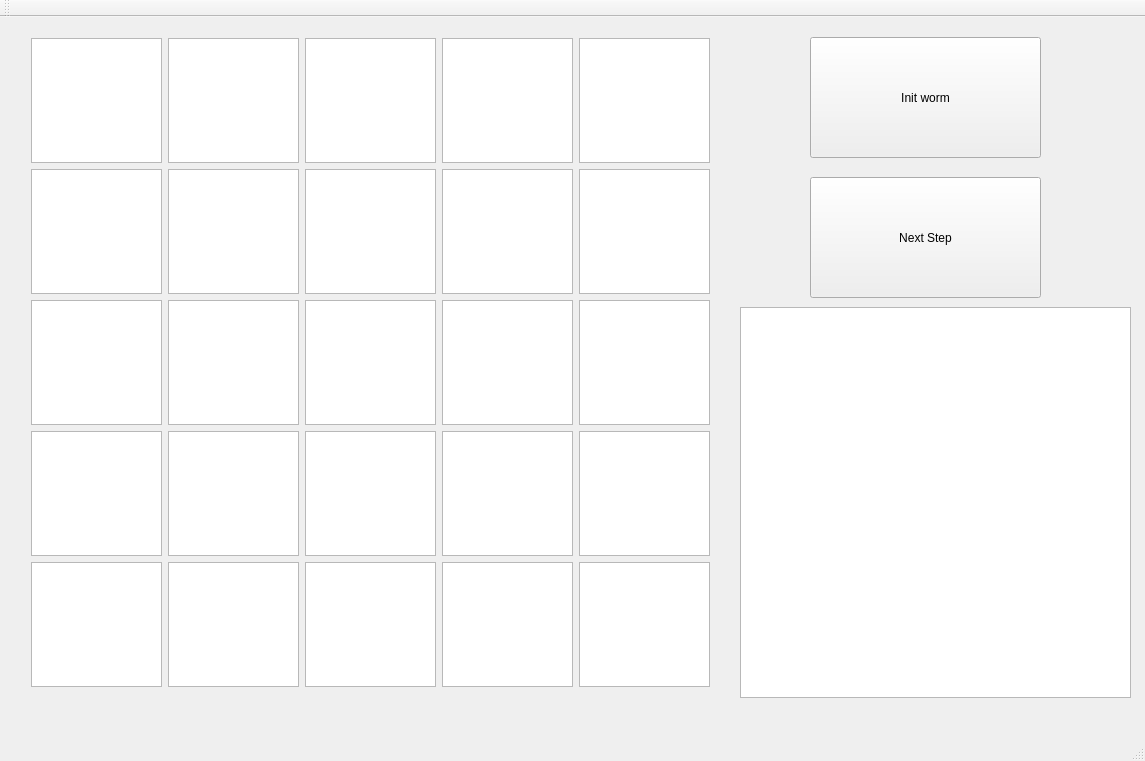
<?xml version="1.0" encoding="UTF-8"?>
<ui version="4.0">
 <class>MainWindow</class>
 <widget class="QMainWindow" name="MainWindow">
  <property name="geometry">
   <rect>
    <x>0</x>
    <y>0</y>
    <width>1145</width>
    <height>761</height>
   </rect>
  </property>
  <property name="windowTitle">
   <string>MainWindow</string>
  </property>
  <widget class="QWidget" name="centralWidget">
   <widget class="QWidget" name="gridLayoutWidget">
    <property name="geometry">
     <rect>
      <x>20</x>
      <y>10</y>
      <width>701</width>
      <height>671</height>
     </rect>
    </property>
    <layout class="QGridLayout" name="gridLayout">
     <item row="2" column="2">
      <widget class="QTextEdit" name="textEdit_13">
       <property name="html">
        <string>&lt;!DOCTYPE HTML PUBLIC &quot;-//W3C//DTD HTML 4.0//EN&quot; &quot;http://www.w3.org/TR/REC-html40/strict.dtd&quot;&gt;
&lt;html&gt;&lt;head&gt;&lt;meta name=&quot;qrichtext&quot; content=&quot;1&quot; /&gt;&lt;style type=&quot;text/css&quot;&gt;
p, li { white-space: pre-wrap; }
&lt;/style&gt;&lt;/head&gt;&lt;body style=&quot; font-family:'MS Shell Dlg 2'; font-size:8.25pt; font-weight:400; font-style:normal;&quot;&gt;
&lt;p align=&quot;center&quot; style=&quot;-qt-paragraph-type:empty; margin-top:0px; margin-bottom:0px; margin-left:0px; margin-right:0px; -qt-block-indent:0; text-indent:0px;&quot;&gt;&lt;br /&gt;&lt;/p&gt;&lt;/body&gt;&lt;/html&gt;</string>
       </property>
      </widget>
     </item>
     <item row="3" column="0">
      <widget class="QTextEdit" name="textEdit_16">
       <property name="html">
        <string>&lt;!DOCTYPE HTML PUBLIC &quot;-//W3C//DTD HTML 4.0//EN&quot; &quot;http://www.w3.org/TR/REC-html40/strict.dtd&quot;&gt;
&lt;html&gt;&lt;head&gt;&lt;meta name=&quot;qrichtext&quot; content=&quot;1&quot; /&gt;&lt;style type=&quot;text/css&quot;&gt;
p, li { white-space: pre-wrap; }
&lt;/style&gt;&lt;/head&gt;&lt;body style=&quot; font-family:'MS Shell Dlg 2'; font-size:8.25pt; font-weight:400; font-style:normal;&quot;&gt;
&lt;p align=&quot;center&quot; style=&quot;-qt-paragraph-type:empty; margin-top:0px; margin-bottom:0px; margin-left:0px; margin-right:0px; -qt-block-indent:0; text-indent:0px;&quot;&gt;&lt;br /&gt;&lt;/p&gt;&lt;/body&gt;&lt;/html&gt;</string>
       </property>
      </widget>
     </item>
     <item row="2" column="1">
      <widget class="QTextEdit" name="textEdit_12">
       <property name="html">
        <string>&lt;!DOCTYPE HTML PUBLIC &quot;-//W3C//DTD HTML 4.0//EN&quot; &quot;http://www.w3.org/TR/REC-html40/strict.dtd&quot;&gt;
&lt;html&gt;&lt;head&gt;&lt;meta name=&quot;qrichtext&quot; content=&quot;1&quot; /&gt;&lt;style type=&quot;text/css&quot;&gt;
p, li { white-space: pre-wrap; }
&lt;/style&gt;&lt;/head&gt;&lt;body style=&quot; font-family:'MS Shell Dlg 2'; font-size:8.25pt; font-weight:400; font-style:normal;&quot;&gt;
&lt;p align=&quot;center&quot; style=&quot;-qt-paragraph-type:empty; margin-top:0px; margin-bottom:0px; margin-left:0px; margin-right:0px; -qt-block-indent:0; text-indent:0px;&quot;&gt;&lt;br /&gt;&lt;/p&gt;&lt;/body&gt;&lt;/html&gt;</string>
       </property>
      </widget>
     </item>
     <item row="3" column="4">
      <widget class="QTextEdit" name="textEdit_20">
       <property name="html">
        <string>&lt;!DOCTYPE HTML PUBLIC &quot;-//W3C//DTD HTML 4.0//EN&quot; &quot;http://www.w3.org/TR/REC-html40/strict.dtd&quot;&gt;
&lt;html&gt;&lt;head&gt;&lt;meta name=&quot;qrichtext&quot; content=&quot;1&quot; /&gt;&lt;style type=&quot;text/css&quot;&gt;
p, li { white-space: pre-wrap; }
&lt;/style&gt;&lt;/head&gt;&lt;body style=&quot; font-family:'MS Shell Dlg 2'; font-size:8.25pt; font-weight:400; font-style:normal;&quot;&gt;
&lt;p align=&quot;center&quot; style=&quot;-qt-paragraph-type:empty; margin-top:0px; margin-bottom:0px; margin-left:0px; margin-right:0px; -qt-block-indent:0; text-indent:0px;&quot;&gt;&lt;br /&gt;&lt;/p&gt;&lt;/body&gt;&lt;/html&gt;</string>
       </property>
      </widget>
     </item>
     <item row="4" column="4">
      <widget class="QTextEdit" name="textEdit_25">
       <property name="html">
        <string>&lt;!DOCTYPE HTML PUBLIC &quot;-//W3C//DTD HTML 4.0//EN&quot; &quot;http://www.w3.org/TR/REC-html40/strict.dtd&quot;&gt;
&lt;html&gt;&lt;head&gt;&lt;meta name=&quot;qrichtext&quot; content=&quot;1&quot; /&gt;&lt;style type=&quot;text/css&quot;&gt;
p, li { white-space: pre-wrap; }
&lt;/style&gt;&lt;/head&gt;&lt;body style=&quot; font-family:'MS Shell Dlg 2'; font-size:8.25pt; font-weight:400; font-style:normal;&quot;&gt;
&lt;p align=&quot;center&quot; style=&quot;-qt-paragraph-type:empty; margin-top:0px; margin-bottom:0px; margin-left:0px; margin-right:0px; -qt-block-indent:0; text-indent:0px;&quot;&gt;&lt;br /&gt;&lt;/p&gt;&lt;/body&gt;&lt;/html&gt;</string>
       </property>
      </widget>
     </item>
     <item row="3" column="2">
      <widget class="QTextEdit" name="textEdit_18">
       <property name="html">
        <string>&lt;!DOCTYPE HTML PUBLIC &quot;-//W3C//DTD HTML 4.0//EN&quot; &quot;http://www.w3.org/TR/REC-html40/strict.dtd&quot;&gt;
&lt;html&gt;&lt;head&gt;&lt;meta name=&quot;qrichtext&quot; content=&quot;1&quot; /&gt;&lt;style type=&quot;text/css&quot;&gt;
p, li { white-space: pre-wrap; }
&lt;/style&gt;&lt;/head&gt;&lt;body style=&quot; font-family:'MS Shell Dlg 2'; font-size:8.25pt; font-weight:400; font-style:normal;&quot;&gt;
&lt;p align=&quot;center&quot; style=&quot;-qt-paragraph-type:empty; margin-top:0px; margin-bottom:0px; margin-left:0px; margin-right:0px; -qt-block-indent:0; text-indent:0px;&quot;&gt;&lt;br /&gt;&lt;/p&gt;&lt;/body&gt;&lt;/html&gt;</string>
       </property>
      </widget>
     </item>
     <item row="0" column="4">
      <widget class="QTextEdit" name="textEdit_5">
       <property name="html">
        <string>&lt;!DOCTYPE HTML PUBLIC &quot;-//W3C//DTD HTML 4.0//EN&quot; &quot;http://www.w3.org/TR/REC-html40/strict.dtd&quot;&gt;
&lt;html&gt;&lt;head&gt;&lt;meta name=&quot;qrichtext&quot; content=&quot;1&quot; /&gt;&lt;style type=&quot;text/css&quot;&gt;
p, li { white-space: pre-wrap; }
&lt;/style&gt;&lt;/head&gt;&lt;body style=&quot; font-family:'MS Shell Dlg 2'; font-size:8.25pt; font-weight:400; font-style:normal;&quot;&gt;
&lt;p align=&quot;center&quot; style=&quot;-qt-paragraph-type:empty; margin-top:0px; margin-bottom:0px; margin-left:0px; margin-right:0px; -qt-block-indent:0; text-indent:0px;&quot;&gt;&lt;br /&gt;&lt;/p&gt;&lt;/body&gt;&lt;/html&gt;</string>
       </property>
      </widget>
     </item>
     <item row="2" column="0">
      <widget class="QTextEdit" name="textEdit_11">
       <property name="html">
        <string>&lt;!DOCTYPE HTML PUBLIC &quot;-//W3C//DTD HTML 4.0//EN&quot; &quot;http://www.w3.org/TR/REC-html40/strict.dtd&quot;&gt;
&lt;html&gt;&lt;head&gt;&lt;meta name=&quot;qrichtext&quot; content=&quot;1&quot; /&gt;&lt;style type=&quot;text/css&quot;&gt;
p, li { white-space: pre-wrap; }
&lt;/style&gt;&lt;/head&gt;&lt;body style=&quot; font-family:'MS Shell Dlg 2'; font-size:8.25pt; font-weight:400; font-style:normal;&quot;&gt;
&lt;p align=&quot;center&quot; style=&quot;-qt-paragraph-type:empty; margin-top:0px; margin-bottom:0px; margin-left:0px; margin-right:0px; -qt-block-indent:0; text-indent:0px;&quot;&gt;&lt;br /&gt;&lt;/p&gt;&lt;/body&gt;&lt;/html&gt;</string>
       </property>
      </widget>
     </item>
     <item row="1" column="0">
      <widget class="QTextEdit" name="textEdit_6">
       <property name="html">
        <string>&lt;!DOCTYPE HTML PUBLIC &quot;-//W3C//DTD HTML 4.0//EN&quot; &quot;http://www.w3.org/TR/REC-html40/strict.dtd&quot;&gt;
&lt;html&gt;&lt;head&gt;&lt;meta name=&quot;qrichtext&quot; content=&quot;1&quot; /&gt;&lt;style type=&quot;text/css&quot;&gt;
p, li { white-space: pre-wrap; }
&lt;/style&gt;&lt;/head&gt;&lt;body style=&quot; font-family:'MS Shell Dlg 2'; font-size:8.25pt; font-weight:400; font-style:normal;&quot;&gt;
&lt;p align=&quot;center&quot; style=&quot;-qt-paragraph-type:empty; margin-top:0px; margin-bottom:0px; margin-left:0px; margin-right:0px; -qt-block-indent:0; text-indent:0px;&quot;&gt;&lt;br /&gt;&lt;/p&gt;&lt;/body&gt;&lt;/html&gt;</string>
       </property>
      </widget>
     </item>
     <item row="1" column="3">
      <widget class="QTextEdit" name="textEdit_9">
       <property name="html">
        <string>&lt;!DOCTYPE HTML PUBLIC &quot;-//W3C//DTD HTML 4.0//EN&quot; &quot;http://www.w3.org/TR/REC-html40/strict.dtd&quot;&gt;
&lt;html&gt;&lt;head&gt;&lt;meta name=&quot;qrichtext&quot; content=&quot;1&quot; /&gt;&lt;style type=&quot;text/css&quot;&gt;
p, li { white-space: pre-wrap; }
&lt;/style&gt;&lt;/head&gt;&lt;body style=&quot; font-family:'MS Shell Dlg 2'; font-size:8.25pt; font-weight:400; font-style:normal;&quot;&gt;
&lt;p align=&quot;center&quot; style=&quot;-qt-paragraph-type:empty; margin-top:0px; margin-bottom:0px; margin-left:0px; margin-right:0px; -qt-block-indent:0; text-indent:0px;&quot;&gt;&lt;br /&gt;&lt;/p&gt;&lt;/body&gt;&lt;/html&gt;</string>
       </property>
      </widget>
     </item>
     <item row="2" column="4">
      <widget class="QTextEdit" name="textEdit_15">
       <property name="html">
        <string>&lt;!DOCTYPE HTML PUBLIC &quot;-//W3C//DTD HTML 4.0//EN&quot; &quot;http://www.w3.org/TR/REC-html40/strict.dtd&quot;&gt;
&lt;html&gt;&lt;head&gt;&lt;meta name=&quot;qrichtext&quot; content=&quot;1&quot; /&gt;&lt;style type=&quot;text/css&quot;&gt;
p, li { white-space: pre-wrap; }
&lt;/style&gt;&lt;/head&gt;&lt;body style=&quot; font-family:'MS Shell Dlg 2'; font-size:8.25pt; font-weight:400; font-style:normal;&quot;&gt;
&lt;p align=&quot;center&quot; style=&quot;-qt-paragraph-type:empty; margin-top:0px; margin-bottom:0px; margin-left:0px; margin-right:0px; -qt-block-indent:0; text-indent:0px;&quot;&gt;&lt;br /&gt;&lt;/p&gt;&lt;/body&gt;&lt;/html&gt;</string>
       </property>
      </widget>
     </item>
     <item row="1" column="4">
      <widget class="QTextEdit" name="textEdit_10">
       <property name="html">
        <string>&lt;!DOCTYPE HTML PUBLIC &quot;-//W3C//DTD HTML 4.0//EN&quot; &quot;http://www.w3.org/TR/REC-html40/strict.dtd&quot;&gt;
&lt;html&gt;&lt;head&gt;&lt;meta name=&quot;qrichtext&quot; content=&quot;1&quot; /&gt;&lt;style type=&quot;text/css&quot;&gt;
p, li { white-space: pre-wrap; }
&lt;/style&gt;&lt;/head&gt;&lt;body style=&quot; font-family:'MS Shell Dlg 2'; font-size:8.25pt; font-weight:400; font-style:normal;&quot;&gt;
&lt;p align=&quot;center&quot; style=&quot;-qt-paragraph-type:empty; margin-top:0px; margin-bottom:0px; margin-left:0px; margin-right:0px; -qt-block-indent:0; text-indent:0px;&quot;&gt;&lt;br /&gt;&lt;/p&gt;&lt;/body&gt;&lt;/html&gt;</string>
       </property>
      </widget>
     </item>
     <item row="3" column="3">
      <widget class="QTextEdit" name="textEdit_19">
       <property name="html">
        <string>&lt;!DOCTYPE HTML PUBLIC &quot;-//W3C//DTD HTML 4.0//EN&quot; &quot;http://www.w3.org/TR/REC-html40/strict.dtd&quot;&gt;
&lt;html&gt;&lt;head&gt;&lt;meta name=&quot;qrichtext&quot; content=&quot;1&quot; /&gt;&lt;style type=&quot;text/css&quot;&gt;
p, li { white-space: pre-wrap; }
&lt;/style&gt;&lt;/head&gt;&lt;body style=&quot; font-family:'MS Shell Dlg 2'; font-size:8.25pt; font-weight:400; font-style:normal;&quot;&gt;
&lt;p align=&quot;center&quot; style=&quot;-qt-paragraph-type:empty; margin-top:0px; margin-bottom:0px; margin-left:0px; margin-right:0px; -qt-block-indent:0; text-indent:0px;&quot;&gt;&lt;br /&gt;&lt;/p&gt;&lt;/body&gt;&lt;/html&gt;</string>
       </property>
      </widget>
     </item>
     <item row="4" column="0">
      <widget class="QTextEdit" name="textEdit_21">
       <property name="html">
        <string>&lt;!DOCTYPE HTML PUBLIC &quot;-//W3C//DTD HTML 4.0//EN&quot; &quot;http://www.w3.org/TR/REC-html40/strict.dtd&quot;&gt;
&lt;html&gt;&lt;head&gt;&lt;meta name=&quot;qrichtext&quot; content=&quot;1&quot; /&gt;&lt;style type=&quot;text/css&quot;&gt;
p, li { white-space: pre-wrap; }
&lt;/style&gt;&lt;/head&gt;&lt;body style=&quot; font-family:'MS Shell Dlg 2'; font-size:8.25pt; font-weight:400; font-style:normal;&quot;&gt;
&lt;p align=&quot;center&quot; style=&quot;-qt-paragraph-type:empty; margin-top:0px; margin-bottom:0px; margin-left:0px; margin-right:0px; -qt-block-indent:0; text-indent:0px;&quot;&gt;&lt;br /&gt;&lt;/p&gt;&lt;/body&gt;&lt;/html&gt;</string>
       </property>
      </widget>
     </item>
     <item row="2" column="3">
      <widget class="QTextEdit" name="textEdit_14">
       <property name="html">
        <string>&lt;!DOCTYPE HTML PUBLIC &quot;-//W3C//DTD HTML 4.0//EN&quot; &quot;http://www.w3.org/TR/REC-html40/strict.dtd&quot;&gt;
&lt;html&gt;&lt;head&gt;&lt;meta name=&quot;qrichtext&quot; content=&quot;1&quot; /&gt;&lt;style type=&quot;text/css&quot;&gt;
p, li { white-space: pre-wrap; }
&lt;/style&gt;&lt;/head&gt;&lt;body style=&quot; font-family:'MS Shell Dlg 2'; font-size:8.25pt; font-weight:400; font-style:normal;&quot;&gt;
&lt;p align=&quot;center&quot; style=&quot;-qt-paragraph-type:empty; margin-top:0px; margin-bottom:0px; margin-left:0px; margin-right:0px; -qt-block-indent:0; text-indent:0px;&quot;&gt;&lt;br /&gt;&lt;/p&gt;&lt;/body&gt;&lt;/html&gt;</string>
       </property>
      </widget>
     </item>
     <item row="4" column="3">
      <widget class="QTextEdit" name="textEdit_24">
       <property name="html">
        <string>&lt;!DOCTYPE HTML PUBLIC &quot;-//W3C//DTD HTML 4.0//EN&quot; &quot;http://www.w3.org/TR/REC-html40/strict.dtd&quot;&gt;
&lt;html&gt;&lt;head&gt;&lt;meta name=&quot;qrichtext&quot; content=&quot;1&quot; /&gt;&lt;style type=&quot;text/css&quot;&gt;
p, li { white-space: pre-wrap; }
&lt;/style&gt;&lt;/head&gt;&lt;body style=&quot; font-family:'MS Shell Dlg 2'; font-size:8.25pt; font-weight:400; font-style:normal;&quot;&gt;
&lt;p align=&quot;center&quot; style=&quot;-qt-paragraph-type:empty; margin-top:0px; margin-bottom:0px; margin-left:0px; margin-right:0px; -qt-block-indent:0; text-indent:0px;&quot;&gt;&lt;br /&gt;&lt;/p&gt;&lt;/body&gt;&lt;/html&gt;</string>
       </property>
      </widget>
     </item>
     <item row="1" column="2">
      <widget class="QTextEdit" name="textEdit_8">
       <property name="html">
        <string>&lt;!DOCTYPE HTML PUBLIC &quot;-//W3C//DTD HTML 4.0//EN&quot; &quot;http://www.w3.org/TR/REC-html40/strict.dtd&quot;&gt;
&lt;html&gt;&lt;head&gt;&lt;meta name=&quot;qrichtext&quot; content=&quot;1&quot; /&gt;&lt;style type=&quot;text/css&quot;&gt;
p, li { white-space: pre-wrap; }
&lt;/style&gt;&lt;/head&gt;&lt;body style=&quot; font-family:'MS Shell Dlg 2'; font-size:8.25pt; font-weight:400; font-style:normal;&quot;&gt;
&lt;p align=&quot;center&quot; style=&quot;-qt-paragraph-type:empty; margin-top:0px; margin-bottom:0px; margin-left:0px; margin-right:0px; -qt-block-indent:0; text-indent:0px;&quot;&gt;&lt;br /&gt;&lt;/p&gt;&lt;/body&gt;&lt;/html&gt;</string>
       </property>
      </widget>
     </item>
     <item row="4" column="1">
      <widget class="QTextEdit" name="textEdit_22">
       <property name="html">
        <string>&lt;!DOCTYPE HTML PUBLIC &quot;-//W3C//DTD HTML 4.0//EN&quot; &quot;http://www.w3.org/TR/REC-html40/strict.dtd&quot;&gt;
&lt;html&gt;&lt;head&gt;&lt;meta name=&quot;qrichtext&quot; content=&quot;1&quot; /&gt;&lt;style type=&quot;text/css&quot;&gt;
p, li { white-space: pre-wrap; }
&lt;/style&gt;&lt;/head&gt;&lt;body style=&quot; font-family:'MS Shell Dlg 2'; font-size:8.25pt; font-weight:400; font-style:normal;&quot;&gt;
&lt;p align=&quot;center&quot; style=&quot;-qt-paragraph-type:empty; margin-top:0px; margin-bottom:0px; margin-left:0px; margin-right:0px; -qt-block-indent:0; text-indent:0px;&quot;&gt;&lt;br /&gt;&lt;/p&gt;&lt;/body&gt;&lt;/html&gt;</string>
       </property>
      </widget>
     </item>
     <item row="3" column="1">
      <widget class="QTextEdit" name="textEdit_17">
       <property name="html">
        <string>&lt;!DOCTYPE HTML PUBLIC &quot;-//W3C//DTD HTML 4.0//EN&quot; &quot;http://www.w3.org/TR/REC-html40/strict.dtd&quot;&gt;
&lt;html&gt;&lt;head&gt;&lt;meta name=&quot;qrichtext&quot; content=&quot;1&quot; /&gt;&lt;style type=&quot;text/css&quot;&gt;
p, li { white-space: pre-wrap; }
&lt;/style&gt;&lt;/head&gt;&lt;body style=&quot; font-family:'MS Shell Dlg 2'; font-size:8.25pt; font-weight:400; font-style:normal;&quot;&gt;
&lt;p align=&quot;center&quot; style=&quot;-qt-paragraph-type:empty; margin-top:0px; margin-bottom:0px; margin-left:0px; margin-right:0px; -qt-block-indent:0; text-indent:0px;&quot;&gt;&lt;br /&gt;&lt;/p&gt;&lt;/body&gt;&lt;/html&gt;</string>
       </property>
      </widget>
     </item>
     <item row="0" column="2">
      <widget class="QTextEdit" name="textEdit_3">
       <property name="html">
        <string>&lt;!DOCTYPE HTML PUBLIC &quot;-//W3C//DTD HTML 4.0//EN&quot; &quot;http://www.w3.org/TR/REC-html40/strict.dtd&quot;&gt;
&lt;html&gt;&lt;head&gt;&lt;meta name=&quot;qrichtext&quot; content=&quot;1&quot; /&gt;&lt;style type=&quot;text/css&quot;&gt;
p, li { white-space: pre-wrap; }
&lt;/style&gt;&lt;/head&gt;&lt;body style=&quot; font-family:'MS Shell Dlg 2'; font-size:8.25pt; font-weight:400; font-style:normal;&quot;&gt;
&lt;p align=&quot;center&quot; style=&quot;-qt-paragraph-type:empty; margin-top:0px; margin-bottom:0px; margin-left:0px; margin-right:0px; -qt-block-indent:0; text-indent:0px;&quot;&gt;&lt;br /&gt;&lt;/p&gt;&lt;/body&gt;&lt;/html&gt;</string>
       </property>
      </widget>
     </item>
     <item row="0" column="3">
      <widget class="QTextEdit" name="textEdit_4">
       <property name="html">
        <string>&lt;!DOCTYPE HTML PUBLIC &quot;-//W3C//DTD HTML 4.0//EN&quot; &quot;http://www.w3.org/TR/REC-html40/strict.dtd&quot;&gt;
&lt;html&gt;&lt;head&gt;&lt;meta name=&quot;qrichtext&quot; content=&quot;1&quot; /&gt;&lt;style type=&quot;text/css&quot;&gt;
p, li { white-space: pre-wrap; }
&lt;/style&gt;&lt;/head&gt;&lt;body style=&quot; font-family:'MS Shell Dlg 2'; font-size:8.25pt; font-weight:400; font-style:normal;&quot;&gt;
&lt;p align=&quot;center&quot; style=&quot;-qt-paragraph-type:empty; margin-top:0px; margin-bottom:0px; margin-left:0px; margin-right:0px; -qt-block-indent:0; text-indent:0px;&quot;&gt;&lt;br /&gt;&lt;/p&gt;&lt;/body&gt;&lt;/html&gt;</string>
       </property>
      </widget>
     </item>
     <item row="4" column="2">
      <widget class="QTextEdit" name="textEdit_23">
       <property name="html">
        <string>&lt;!DOCTYPE HTML PUBLIC &quot;-//W3C//DTD HTML 4.0//EN&quot; &quot;http://www.w3.org/TR/REC-html40/strict.dtd&quot;&gt;
&lt;html&gt;&lt;head&gt;&lt;meta name=&quot;qrichtext&quot; content=&quot;1&quot; /&gt;&lt;style type=&quot;text/css&quot;&gt;
p, li { white-space: pre-wrap; }
&lt;/style&gt;&lt;/head&gt;&lt;body style=&quot; font-family:'MS Shell Dlg 2'; font-size:8.25pt; font-weight:400; font-style:normal;&quot;&gt;
&lt;p align=&quot;center&quot; style=&quot;-qt-paragraph-type:empty; margin-top:0px; margin-bottom:0px; margin-left:0px; margin-right:0px; -qt-block-indent:0; text-indent:0px;&quot;&gt;&lt;br /&gt;&lt;/p&gt;&lt;/body&gt;&lt;/html&gt;</string>
       </property>
      </widget>
     </item>
     <item row="0" column="1">
      <widget class="QTextEdit" name="textEdit_2">
       <property name="html">
        <string>&lt;!DOCTYPE HTML PUBLIC &quot;-//W3C//DTD HTML 4.0//EN&quot; &quot;http://www.w3.org/TR/REC-html40/strict.dtd&quot;&gt;
&lt;html&gt;&lt;head&gt;&lt;meta name=&quot;qrichtext&quot; content=&quot;1&quot; /&gt;&lt;style type=&quot;text/css&quot;&gt;
p, li { white-space: pre-wrap; }
&lt;/style&gt;&lt;/head&gt;&lt;body style=&quot; font-family:'MS Shell Dlg 2'; font-size:8.25pt; font-weight:400; font-style:normal;&quot;&gt;
&lt;p align=&quot;center&quot; style=&quot;-qt-paragraph-type:empty; margin-top:0px; margin-bottom:0px; margin-left:0px; margin-right:0px; -qt-block-indent:0; text-indent:0px;&quot;&gt;&lt;br /&gt;&lt;/p&gt;&lt;/body&gt;&lt;/html&gt;</string>
       </property>
      </widget>
     </item>
     <item row="1" column="1">
      <widget class="QTextEdit" name="textEdit_7">
       <property name="html">
        <string>&lt;!DOCTYPE HTML PUBLIC &quot;-//W3C//DTD HTML 4.0//EN&quot; &quot;http://www.w3.org/TR/REC-html40/strict.dtd&quot;&gt;
&lt;html&gt;&lt;head&gt;&lt;meta name=&quot;qrichtext&quot; content=&quot;1&quot; /&gt;&lt;style type=&quot;text/css&quot;&gt;
p, li { white-space: pre-wrap; }
&lt;/style&gt;&lt;/head&gt;&lt;body style=&quot; font-family:'MS Shell Dlg 2'; font-size:8.25pt; font-weight:400; font-style:normal;&quot;&gt;
&lt;p align=&quot;center&quot; style=&quot;-qt-paragraph-type:empty; margin-top:0px; margin-bottom:0px; margin-left:0px; margin-right:0px; -qt-block-indent:0; text-indent:0px;&quot;&gt;&lt;br /&gt;&lt;/p&gt;&lt;/body&gt;&lt;/html&gt;</string>
       </property>
      </widget>
     </item>
     <item row="0" column="0">
      <widget class="QTextEdit" name="textEdit_1">
       <property name="tabChangesFocus">
        <bool>true</bool>
       </property>
       <property name="readOnly">
        <bool>true</bool>
       </property>
       <property name="html">
        <string>&lt;!DOCTYPE HTML PUBLIC &quot;-//W3C//DTD HTML 4.0//EN&quot; &quot;http://www.w3.org/TR/REC-html40/strict.dtd&quot;&gt;
&lt;html&gt;&lt;head&gt;&lt;meta name=&quot;qrichtext&quot; content=&quot;1&quot; /&gt;&lt;style type=&quot;text/css&quot;&gt;
p, li { white-space: pre-wrap; }
&lt;/style&gt;&lt;/head&gt;&lt;body style=&quot; font-family:'MS Shell Dlg 2'; font-size:8.25pt; font-weight:400; font-style:normal;&quot;&gt;
&lt;p align=&quot;center&quot; style=&quot;-qt-paragraph-type:empty; margin-top:0px; margin-bottom:0px; margin-left:0px; margin-right:0px; -qt-block-indent:0; text-indent:0px;&quot;&gt;&lt;br /&gt;&lt;/p&gt;&lt;/body&gt;&lt;/html&gt;</string>
       </property>
      </widget>
     </item>
    </layout>
   </widget>
   <widget class="QPushButton" name="pushButton">
    <property name="geometry">
     <rect>
      <x>810</x>
      <y>20</y>
      <width>231</width>
      <height>121</height>
     </rect>
    </property>
    <property name="text">
     <string>Init worm</string>
    </property>
   </widget>
   <widget class="QPushButton" name="pushButton_2">
    <property name="geometry">
     <rect>
      <x>810</x>
      <y>160</y>
      <width>231</width>
      <height>121</height>
     </rect>
    </property>
    <property name="text">
     <string>Next Step</string>
    </property>
   </widget>
   <widget class="QTextEdit" name="neuralSignals">
    <property name="geometry">
     <rect>
      <x>740</x>
      <y>290</y>
      <width>391</width>
      <height>391</height>
     </rect>
    </property>
    <property name="readOnly">
     <bool>true</bool>
    </property>
   </widget>
  </widget>
  <widget class="QMenuBar" name="menuBar">
   <property name="geometry">
    <rect>
     <x>0</x>
     <y>0</y>
     <width>1145</width>
     <height>21</height>
    </rect>
   </property>
  </widget>
  <widget class="QToolBar" name="mainToolBar">
   <attribute name="toolBarArea">
    <enum>TopToolBarArea</enum>
   </attribute>
   <attribute name="toolBarBreak">
    <bool>false</bool>
   </attribute>
  </widget>
  <widget class="QStatusBar" name="statusBar"/>
 </widget>
 <layoutdefault spacing="6" margin="11"/>
 <resources/>
 <connections/>
</ui>
